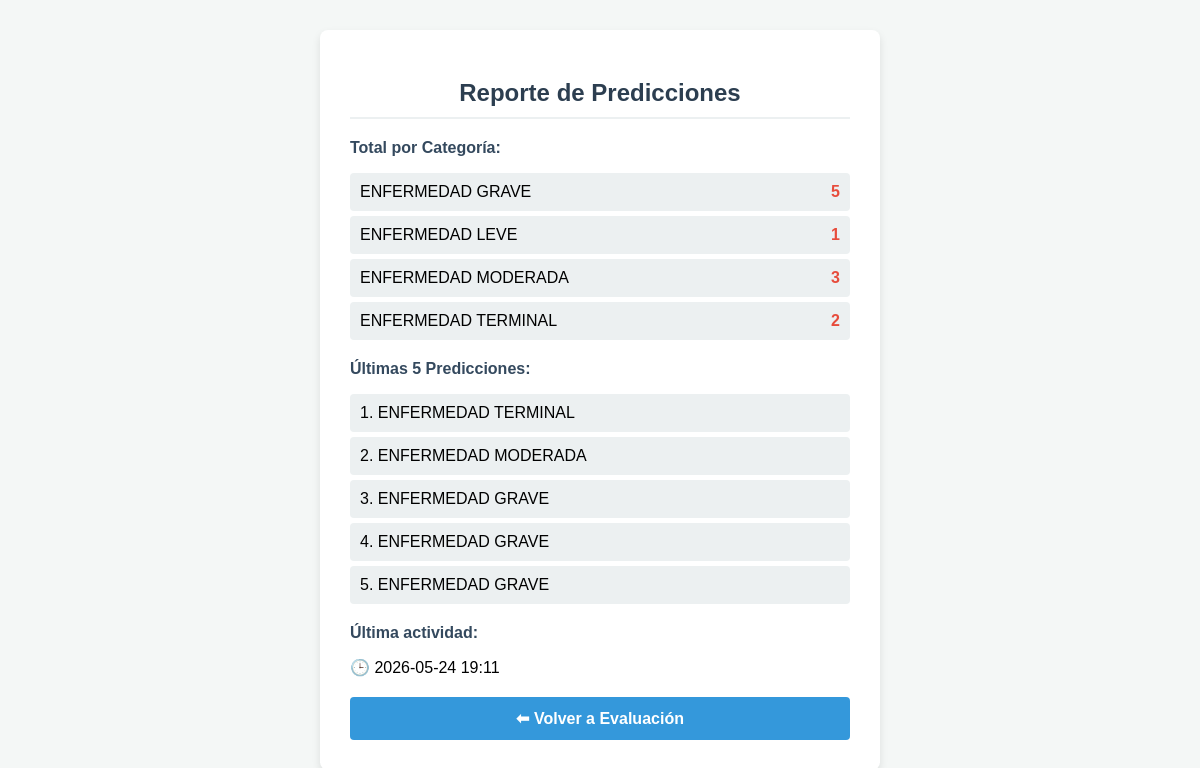
Screenshot of /stats with the database file from the repository.
### tables this page shows
CREATE TABLE patient_data (
            id INTEGER PRIMARY KEY AUTOINCREMENT,
            temperatura REAL,
            presion_arterial REAL,
            frecuencia_cardiaca INTEGER,
            frecuencia_respiratoria INTEGER,
            nivel_oxigeno REAL,
            riesgo TEXT,
            timestamp TEXT
        );

### main.py (the view)
@app.get("/stats", response_class=HTMLResponse)
async def ver_estadisticas_html(request: Request):
    datos_estadisticas = get_all_patient_data()
    return templates.TemplateResponse(request=request, name="stats.html", context={
        "stats": datos_estadisticas
    })

### templates/stats.html (shortened to what this page needs)
<!DOCTYPE html>
<html lang="es">
<head>
</head>
<body>
    <div class="container">
        <h2>Reporte de Predicciones</h2>
        <h3>Total por Categoría:</h3>
        <ul>
            {% for categoria, cantidad in stats.total_por_categoria.items() %}
                <li><span>{{ categoria }}</span> <span class="highlight">{{ cantidad }}</span></li>
            {% endfor %}
        </ul>
        <h3>Últimas 5 Predicciones:</h3>
        <ul>
            {% for pred in stats.ultimas_5_predicciones %}
                <li>{{ loop.index }}. {{ pred }}</li>
            {% endfor %}
        </ul>
        <h3>Última actividad:</h3>
        <p>🕒 {% if stats.fecha_ultima_prediccion %} {{ stats.fecha_ultima_prediccion[:16].replace('T', ' ') }} {% else %} Sin datos {% endif %}</p>
        <a href="/" class="btn-back">⬅ Volver a Evaluación</a>
    </div>
</body>
</html>

### templates/stats.html (style rules this page uses)
body { font-family: Arial, sans-serif; background-color: #f4f7f6; display: flex; justify-content: center; align-items: center; min-height: 100vh; margin: 0; padding: 20px; box-sizing: border-box; }
.container { background-color: white; padding: 30px; border-radius: 8px; box-shadow: 0 4px 8px rgba(0,0,0,0.1); width: 100%; max-width: 500px; }
h2 { color: #2c3e50; text-align: center; border-bottom: 2px solid #ecf0f1; padding-bottom: 10px; }
h3 { color: #34495e; font-size: 16px; margin-top: 20px; }
ul { list-style-type: none; padding: 0; }
li { background: #ecf0f1; margin: 5px 0; padding: 10px; border-radius: 4px; display: flex; justify-content: space-between; }
.btn-back { background-color: #3498db; margin-top: 20px; display: block; text-align: center; text-decoration: none; padding: 12px; color: white; border-radius: 4px; font-weight: bold; }
.highlight { font-weight: bold; color: #e74c3c; }

### rows the page displays
patient_data: riesgo "ENFERMEDAD GRAVE", id "5"
patient_data: riesgo "ENFERMEDAD LEVE", cantidad "1"
patient_data: riesgo "ENFERMEDAD TERMINAL"
patient_data: riesgo "ENFERMEDAD MODERADA"
patient_data: riesgo "ENFERMEDAD GRAVE"
patient_data: riesgo "ENFERMEDAD GRAVE"
patient_data: riesgo "ENFERMEDAD GRAVE"

### other values shown
{{ categoria }} "ENFERMEDAD MODERADA" "ENFERMEDAD TERMINAL"
{{ cantidad }} "3" "2"
{{ stats.fecha_ultima_prediccion[:16].replace('T', ' ') }} "2026-05-24 19:11"
